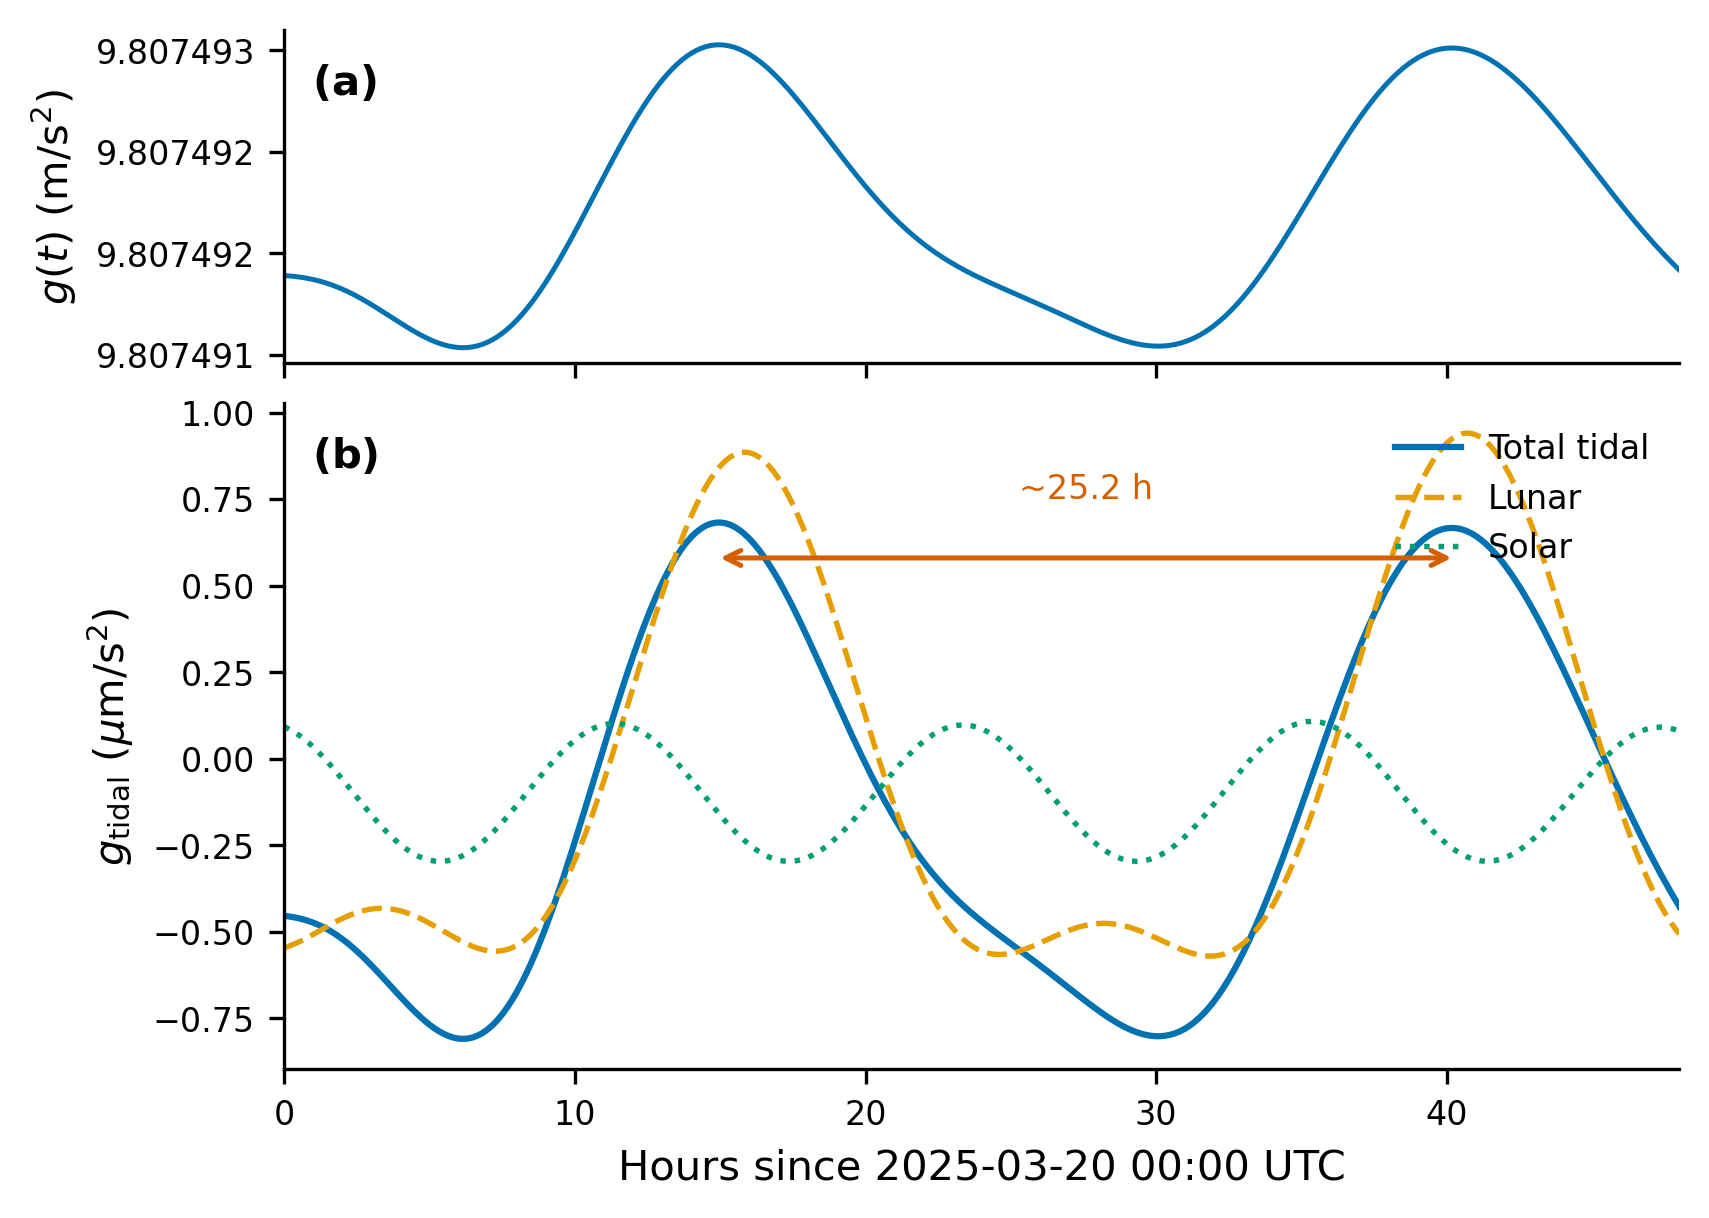

Generate this figure with Python:
#!/usr/bin/env python3
"""Figure 1: A day in the life of g(t).

Two vertically stacked panels (shared x-axis), showing 48 hours of
gravitational acceleration at Munich.

(a) Total g(t) in m/s^2.
(b) Tidal residual in um/s^2 with lunar, solar, and total contributions.
"""

import sys
sys.path.insert(0, "/home/xeal/dev/pytheas/doc/figures")

import numpy as np
import matplotlib.pyplot as plt
from datetime import datetime, timedelta

import pytheas
from style import apply_style, COLORS

apply_style()

# ---- Compute timeseries ----
start = datetime(2025, 3, 20, 0, 0, 0)
end   = start + timedelta(hours=48)
lat, lon, alt = 48.14, 11.58, 500.0

ts = pytheas.compute_timeseries(start, end, lat, lon, alt, interval_minutes=10)

hours = np.array([(t - start).total_seconds() / 3600.0 for t in ts["times"]])

# ---- Create figure ----
fig, (ax_top, ax_bot) = plt.subplots(
    2, 1, sharex=True, figsize=(6, 4.5),
    gridspec_kw={"height_ratios": [1, 2], "hspace": 0.08},
)

# --- Panel (a): Total g(t) ---
ax_top.plot(hours, ts["g_total"], color=COLORS["navy"], linewidth=1.2)
ax_top.set_ylabel(r"$g(t)$ (m/s$^2$)")
ax_top.text(0.02, 0.90, r"$\mathbf{(a)}$", transform=ax_top.transAxes,
            fontsize=10, fontweight="bold", va="top")

# Format y-axis to show enough decimal places
ax_top.ticklabel_format(axis="y", useOffset=True, style="plain")
# Show ticks with more precision
ax_top.yaxis.set_major_formatter(plt.FormatStrFormatter("%.6f"))

# --- Panel (b): Tidal residual ---
scale = 1e6  # m/s^2 -> um/s^2

ax_bot.plot(hours, ts["g_tidal"] * scale,
            color=COLORS["navy"], linewidth=1.5, label="Total tidal")
ax_bot.plot(hours, ts["g_tidal_moon"] * scale,
            color=COLORS["orange"], linewidth=1.3, linestyle="--", label="Lunar")
ax_bot.plot(hours, ts["g_tidal_sun"] * scale,
            color=COLORS["green"], linewidth=1.3, linestyle=":", label="Solar")

ax_bot.set_ylabel(r"$g_{\mathrm{tidal}}$ ($\mu$m/s$^2$)")
ax_bot.set_xlabel("Hours since 2025-03-20 00:00 UTC")
ax_bot.legend(loc="upper right", frameon=False)
ax_bot.text(0.02, 0.95, r"$\mathbf{(b)}$", transform=ax_bot.transAxes,
            fontsize=10, fontweight="bold", va="top")

# --- Annotate semidiurnal period (~12.4 h) ---
# Find two consecutive peaks in the total tidal signal
from scipy.signal import argrelextrema
tidal = ts["g_tidal"] * scale
maxima = argrelextrema(tidal, np.greater, order=10)[0]

if len(maxima) >= 2:
    h1, h2 = hours[maxima[0]], hours[maxima[1]]
    y_arrow = tidal[maxima[0]] * 0.85  # slightly below peak
    # Double-headed arrow
    ax_bot.annotate(
        "", xy=(h2, y_arrow), xytext=(h1, y_arrow),
        arrowprops=dict(arrowstyle="<->", color=COLORS["red"],
                        lw=1.2, shrinkA=0, shrinkB=0),
    )
    period_h = h2 - h1
    ax_bot.text(
        (h1 + h2) / 2, y_arrow + 0.15,
        f"~{period_h:.1f} h",
        ha="center", va="bottom", fontsize=8, color=COLORS["red"],
    )

ax_bot.set_xlim(0, 48)

fig.savefig("/home/xeal/dev/pytheas/doc/figures/fig01_g_timeseries.png")
plt.close(fig)
print("Saved fig01_g_timeseries.png")
